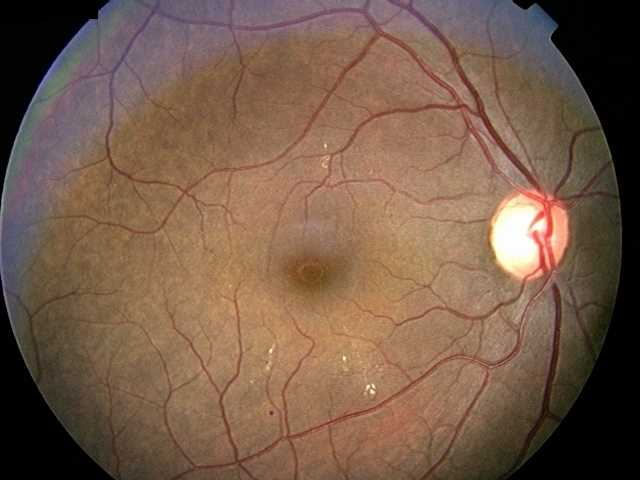
#> input picture Large.jpg, 640 x 480 px
$ python macula.py   (older library calls are emulated)
#> lines starting #> are read from the running program, lines starting #| are printed output that depends on the picture; after the words box and inside, x2 and y2 are one past the last pixel; in counts of white or black regions, pixels touching at a corner belong together
import cv2
import matplotlib as mpl
import numpy as np

img=cv2.imread('Large.jpg')
#> img is the input picture: shape (480, 640, 3); mean B, G, R 74.1, 92, 118.5
macula=cv2.imread('temp_macula.jpg',cv2.IMREAD_GRAYSCALE)
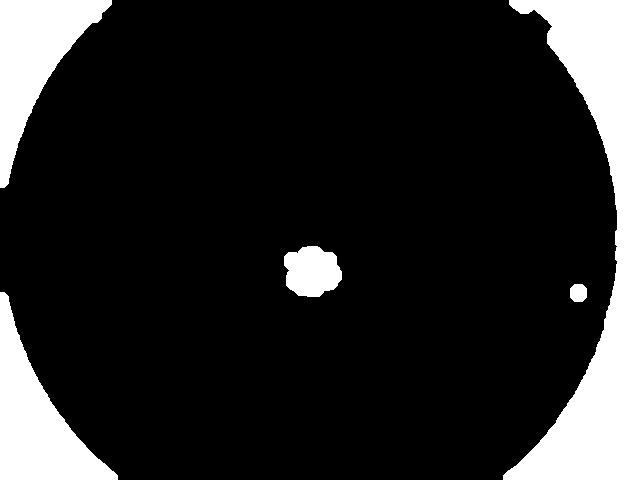
#> input picture temp_macula.jpg, 640 x 480 px
#> macula is the input picture: shape (480, 640); min 0, max 255, mean 40.1
disk=cv2.imread('temp_disk.jpg',cv2.IMREAD_GRAYSCALE)
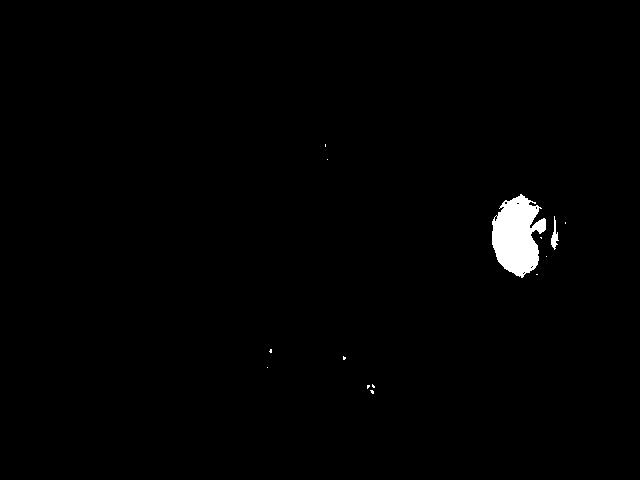
#> input picture temp_disk.jpg, 640 x 480 px
#> disk is the input picture: shape (480, 640); min 0, max 255, mean 2.7
sh=macula.shape
#> sh = (480, 640)
_,macula=cv2.threshold(macula,128,255,cv2.THRESH_BINARY)
#> macula: shape (480, 640); 15.7% white; 5 white regions, box (x1, y1, x2, y2) and area: (503, 0, 640, 480) 27492, (0, 292, 118, 480) 9304, (0, 0, 112, 188) 8912, (284, 246, 342, 297) 2298, (570, 284, 587, 302) 266
_,disk=cv2.threshold(disk,128,255,cv2.THRESH_BINARY)
#> disk: shape (480, 640); 1% white; 14 white regions (12 under 20 px)
strel= cv2.getStructuringElement(cv2.MORPH_ELLIPSE,(5,5))
#dis=cv2.morphologyEx(disk,cv2.MORPH_OPEN,strel)
_,contours,_=cv2.findContours(disk,cv2.RETR_EXTERNAL,cv2.CHAIN_APPROX_NONE)
#> contours = 14 contours, 12 with area under 20; largest, box (x1, y1, x2, y2) and area: (492, 194, 546, 278) 2898, (551, 216, 559, 250) 80
#cv2.drawContours(img,countours,-1,(0,0,0))
cont=contours[0]
#> cont = contour of 9 points, box (x1, y1, x2, y2) (370, 390, 374, 394), area 6
for cnt in contours:
	if cv2.contourArea(cnt)>cv2.contourArea(cont):
		cont=cnt
#> this loop made 14 passes
#> cnt on passes 4, 7, 8, 9, 10, 13, 14: [[267, 367]], [[536, 274], [537, 274]], [[546, 256]], [[540, 237], [541, 238], [541, 237]], [[565, 222], [565, 223]], [[327, 159]], [[325, 144], [325, 145], [325, 146], [325, 145]]
#> after the loop, cont = contour of 266 points, box (x1, y1, x2, y2) (492, 194, 546, 278), area 2898

ellipse=cv2.minEnclosingCircle(cont)
#> ellipse = ((521, 235.5), 41.51)
centre=(np.round(ellipse[0][0]).astype(int), np.round(ellipse[0][1]).astype(int))
#> centre = (521, 236)
radius=np.round(ellipse[1]).astype(int)
#> radius = 42
cv2.circle(img,centre,radius,(0,0,0))
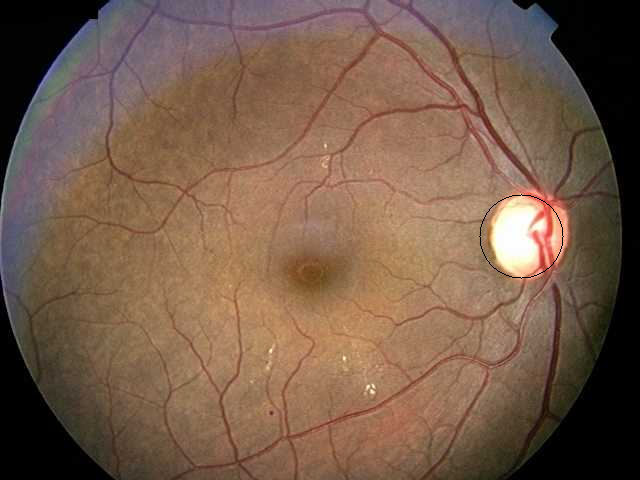
#> img: shape (480, 640, 3); 0.08% of pixels changed, all inside (x1, y1, x2, y2) = (479, 194, 564, 279)
cv2.imshow('Image',img)
# cv2.imshow('Disk',disk)
# cv2.imshow('Morph Disk',dis)

while(cv2.waitKey(0)!=27):
#> (key Esc is pressed here)
	pass
cv2.destroyAllWindows()
